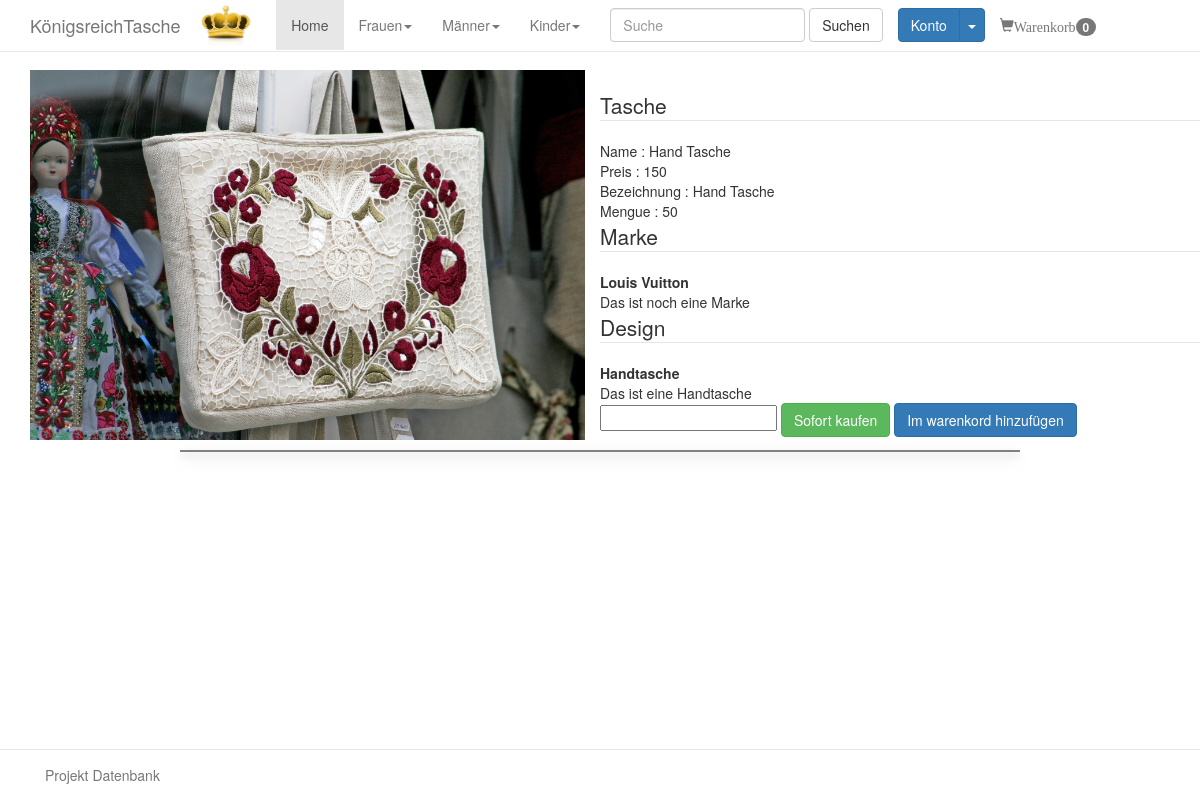
The page /view/katalog.php?id=2 on the database its author committed.
### tables this page shows
CREATE TABLE `kategorie` (
  `IDKategorie` int(11) NOT NULL,
  `NameKategorie` varchar(50) DEFAULT NULL,
  `BezeichnungKategorie` varchar(50) DEFAULT NULL
);

CREATE TABLE `tasche` (
  `IDTasche` int(11) NOT NULL,
  `NameTasche` varchar(100) DEFAULT NULL,
  `Menge` int(11) DEFAULT NULL,
  `Preis` int(11) DEFAULT NULL,
  `PATH` varchar(255) DEFAULT NULL,
  `IDDesign` int(11) DEFAULT NULL,
  `IDMarke` int(11) DEFAULT NULL
);

CREATE TABLE `marke` (
  `IDMarke` int(11) NOT NULL,
  `NameMarke` varchar(50) DEFAULT NULL,
  `BezeichnungMarke` varchar(50) DEFAULT NULL
);

CREATE TABLE `design` (
  `IDDesign` int(11) NOT NULL,
  `NameDesign` varchar(50) DEFAULT NULL,
  `BezeichnungDesign` varchar(50) DEFAULT NULL
);

### view/katalog.php (the view, shortened to what this page needs)
<!DOCTYPE html>
<html lang="en">
  <?php
	include 'head.php'
  ?>
  <body>
  <?php
	include 'head.php';
	include 'nav_bar.php';
	try{
	$query = $bdd->query('SELECT * FROM tasche WHERE IDTasche = \''.$_GET['id'].'\'');
	$querymarke = $bdd->query('SELECT * FROM marke m, tasche t WHERE m.IDMarke = t.IDMarke AND t.IDTasche = '.$_GET['id']);
	$querydesign = $bdd->query('SELECT * FROM design d, tasche t WHERE d.IDDesign = t.IDDesign AND t.IDTasche = '.$_GET['id']);
	$tasche = $query->fetch();
	$marke = $querymarke->fetch();
	$design = $querydesign->fetch();
?>
 <div class="container" style="margin-top:70px;" >
 <div class="row">
		<img src="<?php echo $tasche['PATH'] ?>" class="col-lg-6" id="product"/>
			<p class="col-lg-6" id="kurzbeschreibung">
			<div class="row"><br>
				<fieldset><legend>Tasche</legend>
						Name : <span ><?php echo $tasche['NameTasche']; ?></span><br>
						Preis : <span ><?php echo $tasche['Preis']; ?></span><br>
						Bezeichnung : <span><?php echo $tasche['NameTasche']; ?></span><br>
						Mengue : <span ><?php echo $tasche['Menge']; ?></span><br>
					</fieldset>
					<fieldset><legend>Marke</legend>
					<b><?php echo $marke['NameMarke']; ?></b><br>
						<?php echo $marke['BezeichnungMarke']; ?><br>
					</fieldset>
						<fieldset><legend>Design</legend>
					<b><?php echo $design['NameDesign']; ?></b><br>
						<?php echo $design['BezeichnungDesign']; ?><br>
					</fieldset>
					<form id="formKatalog" method="POST">
						<input type="number" name="menget"/>
						<input type="submit" id="kaufen" class="btn btn-success" value="Sofort kaufen">
						<input type="submit" id="korb" class="btn btn-primary" value="Im warenkord hinzufügen">
					</form>
				</div>
			</p>
	</div>
</div>
<?php
}catch(Exception $e){
	die('Fehler:' .$e->getMessage());
}
?>
    <div class="container" id="body">
      <div>
        <footer class="navbar navbar-default navbar-fixed-bottom">
          <div class="container">
            <ul class="nav navbar-nav">
              <li><a href="#">Projekt Datenbank</a></li>
            </ul>
          </div>
        </footer>
      </div>
    </div>
  </body>
</html>

### view/nav_bar.php (shortened to what this page needs)
<div class="navbar navbar-default navbar-fixed-top" id="navbar">
          <div class="container">
            <div class="navbar-header">
              <a class="navbar-brand" href="#">K&oumlnigsreichTasche</a>
              <span><img id="logo" src="../media/500_F_43284985_CDLQaeuPVUe2j10Zlw8gMfoDH64dpEis.jpg"/></span>
            </div>
            <ul class="nav navbar-nav">
              <li class="active"><a href="/tasche/view/">Home</a></li>
			  <?php
			  	try{
					$bdd = new PDO('mysql:host=localhost;dbname=taschen', 'root', '');
							$query = $bdd->query('SELECT * FROM kategorie');
			while($donnees = $query->fetch()){
			?>
			<li class="dropdown"><a class="dropdown-toggle" data-toggle="dropdown" href="#"><?php echo $donnees['NameKategorie'] ?><span class="caret"></span></a>
              </li>
              <?php
			}
			}catch(Exception $e){
				die('Fehler:' .$e->getMessage());
			}
			?>
              <li>
                <form class="navbar-form">
                  <div class="form-group">
                    <input type="text" class="form-control" placeholder="Suche">
                  </div>
                  <button type="submit" class="btn btn-default">Suchen</button>
                </form>
              </li>
              <li>
				<?php
					if(!isset($_SESSION['id'])){
				?>
					<div class="btn-group" style="margin-top:8px;">
                  <button type="button" class="btn btn-primary">Konto</button>
                  <button type="button" class="btn btn-primary dropdown-toggle" data-toggle="dropdown">
                    <span class="caret"></span>
                  </button>
                </div>
						<?php
					}
				?>
              </li>
			  <li><a href="warenkorb.php"><span class="glyphicon glyphicon-shopping-cart">Warenkorb</span><span class="badge"><?php if(isset($_SESSION['waren'])) echo sizeof($_SESSION['waren']); else echo 0;?></span></a></li>
            </ul>
          </div>
        </div>

### view/style/style.css (style rules this page uses)
body { background-image: url('Free-HD-Light-Blue-Wallpaper-Images.jpg'); background-attachment:fixed; }
#body { background-color: white; height: 100%; width: 70%; border:1px solid grey; box-shadow: 0 4px 8px 0 rgba(0, 0, 0, 0.2), 0 6px 20px 0 rgba(0, 0, 0, 0.19); }
#logo { display:inline; height:50px; margin-right:20px; }
#navbar { width:102.5%; margin-left:-1.25%; }
#product { width:80; height:80; }
#kurzbeschreibung { word-wrap: break-word; }
.navbar { background-color:white; }

### rows shown on the page
kategorie: NameKategorie "Frauen"
kategorie: NameKategorie "Männer"
kategorie: NameKategorie "Kinder"
tasche: PATH (picture), NameTasche "Hand Tasche", Preis "150", Menge "50", IDMarke.NameMarke "Louis Vuitton", IDMarke.BezeichnungMarke "Das ist noch eine Marke", IDDesign.NameDesign "Handtasche", IDDesign.BezeichnungDesign "Das ist eine Handtasche"
